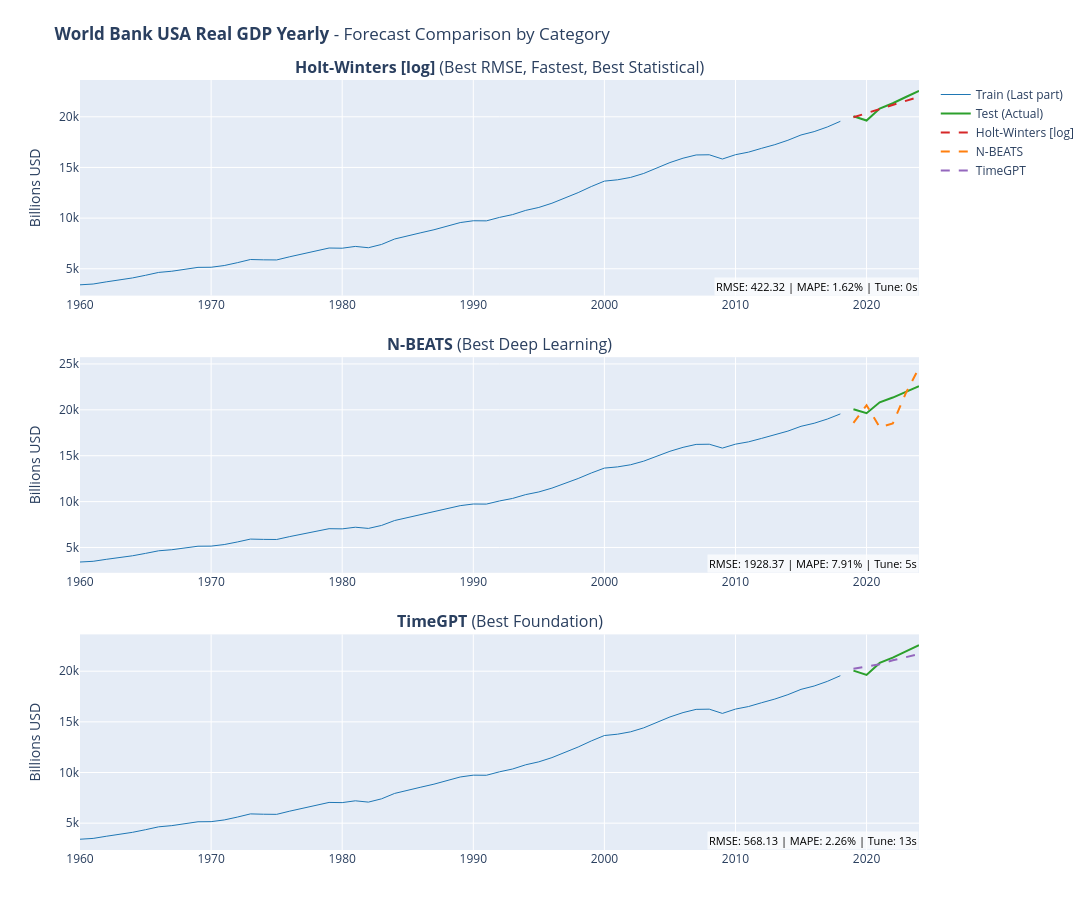

This figure's notebook cell:
### Code cell
# 13. Visualize Final Predictions with Best and Fastest Models

fig = plot_forecast_comparison(
    train,
    test,
    final_predictions,
    DATASET_NAME,
    target_column=DATASET_CONFIG.get("target_column"),
    value_unit=DATASET_CONFIG.get("value_unit"),
)
if fig:
    fig.show()
else:
    print("No predictions to visualize.")

### Figure 1 — Plotly figure (JSON) as saved in the notebook; plotly's stock layout.template omitted (floating-point values rounded to 4 significant figures)
{"data": [{"hovertemplate": "<b>Train</b><br>Date: %{x}<br>Value: %{y:.2f}<extra></extra>", "line": {"color": "#1f77b4", "width": 1}, "mode": "lines", "name": "Train (Last part)", "showlegend": true, "type": "scatter", "x": ["1960-01-01T00:00:00", "1961-01-01T00:00:00", "1962-01-01T00:00:00", "1963-01-01T00:00:00", "1964-01-01T00:00:00", "1965-01-01T00:00:00", "1966-01-01T00:00:00", "1967-01-01T00:00:00", "1968-01-01T00:00:00", "1969-01-01T00:00:00", "1970-01-01T00:00:00", "1971-01-01T00:00:00", "1972-01-01T00:00:00", "1973-01-01T00:00:00", "1974-01-01T00:00:00", "1975-01-01T00:00:00", "1976-01-01T00:00:00", "1977-01-01T00:00:00", "1978-01-01T00:00:00", "1979-01-01T00:00:00", "1980-01-01T00:00:00", "1981-01-01T00:00:00", "1982-01-01T00:00:00", "1983-01-01T00:00:00", "1984-01-01T00:00:00", "1985-01-01T00:00:00", "1986-01-01T00:00:00", "1987-01-01T00:00:00", "1988-01-01T00:00:00", "1989-01-01T00:00:00", "1990-01-01T00:00:00", "1991-01-01T00:00:00", "1992-01-01T00:00:00", "1993-01-01T00:00:00", "1994-01-01T00:00:00", "1995-01-01T00:00:00", "1996-01-01T00:00:00", "1997-01-01T00:00:00", "1998-01-01T00:00:00", "1999-01-01T00:00:00", "2000-01-01T00:00:00", "2001-01-01T00:00:00", "2002-01-01T00:00:00", "2003-01-01T00:00:00", "2004-01-01T00:00:00", "2005-01-01T00:00:00", "2006-01-01T00:00:00", "2007-01-01T00:00:00", "2008-01-01T00:00:00", "2009-01-01T00:00:00", "2010-01-01T00:00:00", "2011-01-01T00:00:00", "2012-01-01T00:00:00", "2013-01-01T00:00:00", "2014-01-01T00:00:00", "2015-01-01T00:00:00", "2016-01-01T00:00:00", "2017-01-01T00:00:00", "2018-01-01T00:00:00"], "xaxis": "x", "y": [3415.0, 3493.0, 3706.0, 3869.0, 4094.0, 4356.0, 4639.0, 4755.0, 4983.0, 5137.0, 5149.0, 5318.0, 5598.0, 5914.0, 5882.0, 5870.0, 6186.0, 6472.0, 6830.0, 7046.0, 7028.0, 7207.0, 7077.0, 7401.0, 7937.0, 8267.0, 8554.0, 8849.0, 9219.0, 9557.0, 9738.0, 9727.0, 10070.0, 10350.0, 10760.0, 11050.0, 11470.0, 11980.0, 12520.0, 13120.0, 13650.0, 13780.0, 14020.0, 14410.0, 14960.0, 15480.0, 15910.0, 16230.0, 16250.0, 15830.0, 16260.0, 16510.0, 16890.0, 17250.0, 17690.0, 18210.0, 18540.0, 18990.0, 19560.0], "yaxis": "y"}, {"hovertemplate": "<b>Actual</b><br>Date: %{x}<br>Value: %{y:.2f}<extra></extra>", "line": {"color": "#2ca02c", "width": 2}, "mode": "lines", "name": "Test (Actual)", "showlegend": true, "type": "scatter", "x": ["2019-01-01T00:00:00", "2020-01-01T00:00:00", "2021-01-01T00:00:00", "2022-01-01T00:00:00", "2023-01-01T00:00:00", "2024-01-01T00:00:00"], "xaxis": "x", "y": [20060.0, 19630.0, 20820.0, 21340.0, 21960.0, 22570.0], "yaxis": "y"}, {"hovertemplate": "<b>Holt-Winters [log]</b><br>Roles: Best RMSE, Fastest, Best Statistical<br>Date: %{x}<br>Pred: %{y:.2f}<extra></extra>", "line": {"color": "#d62728", "dash": "dash", "width": 2}, "mode": "lines", "name": "Holt-Winters [log]", "showlegend": true, "type": "scatter", "x": ["2019-01-01T00:00:00", "2020-01-01T00:00:00", "2021-01-01T00:00:00", "2022-01-01T00:00:00", "2023-01-01T00:00:00", "2024-01-01T00:00:00"], "xaxis": "x", "y": [19950.0, 20350.0, 20760.0, 21160.0, 21570.0, 21980.0], "yaxis": "y"}, {"hovertemplate": "<b>Train</b><br>Date: %{x}<br>Value: %{y:.2f}<extra></extra>", "line": {"color": "#1f77b4", "width": 1}, "mode": "lines", "name": "Train (Last part)", "showlegend": false, "type": "scatter", "x": ["1960-01-01T00:00:00", "1961-01-01T00:00:00", "1962-01-01T00:00:00", "1963-01-01T00:00:00", "1964-01-01T00:00:00", "1965-01-01T00:00:00", "1966-01-01T00:00:00", "1967-01-01T00:00:00", "1968-01-01T00:00:00", "1969-01-01T00:00:00", "1970-01-01T00:00:00", "1971-01-01T00:00:00", "1972-01-01T00:00:00", "1973-01-01T00:00:00", "1974-01-01T00:00:00", "1975-01-01T00:00:00", "1976-01-01T00:00:00", "1977-01-01T00:00:00", "1978-01-01T00:00:00", "1979-01-01T00:00:00", "1980-01-01T00:00:00", "1981-01-01T00:00:00", "1982-01-01T00:00:00", "1983-01-01T00:00:00", "1984-01-01T00:00:00", "1985-01-01T00:00:00", "1986-01-01T00:00:00", "1987-01-01T00:00:00", "1988-01-01T00:00:00", "1989-01-01T00:00:00", "1990-01-01T00:00:00", "1991-01-01T00:00:00", "1992-01-01T00:00:00", "1993-01-01T00:00:00", "1994-01-01T00:00:00", "1995-01-01T00:00:00", "1996-01-01T00:00:00", "1997-01-01T00:00:00", "1998-01-01T00:00:00", "1999-01-01T00:00:00", "2000-01-01T00:00:00", "2001-01-01T00:00:00", "2002-01-01T00:00:00", "2003-01-01T00:00:00", "2004-01-01T00:00:00", "2005-01-01T00:00:00", "2006-01-01T00:00:00", "2007-01-01T00:00:00", "2008-01-01T00:00:00", "2009-01-01T00:00:00", "2010-01-01T00:00:00", "2011-01-01T00:00:00", "2012-01-01T00:00:00", "2013-01-01T00:00:00", "2014-01-01T00:00:00", "2015-01-01T00:00:00", "2016-01-01T00:00:00", "2017-01-01T00:00:00", "2018-01-01T00:00:00"], "xaxis": "x2", "y": [3415.0, 3493.0, 3706.0, 3869.0, 4094.0, 4356.0, 4639.0, 4755.0, 4983.0, 5137.0, 5149.0, 5318.0, 5598.0, 5914.0, 5882.0, 5870.0, 6186.0, 6472.0, 6830.0, 7046.0, 7028.0, 7207.0, 7077.0, 7401.0, 7937.0, 8267.0, 8554.0, 8849.0, 9219.0, 9557.0, 9738.0, 9727.0, 10070.0, 10350.0, 10760.0, 11050.0, 11470.0, 11980.0, 12520.0, 13120.0, 13650.0, 13780.0, 14020.0, 14410.0, 14960.0, 15480.0, 15910.0, 16230.0, 16250.0, 15830.0, 16260.0, 16510.0, 16890.0, 17250.0, 17690.0, 18210.0, 18540.0, 18990.0, 19560.0], "yaxis": "y2"}, {"hovertemplate": "<b>Actual</b><br>Date: %{x}<br>Value: %{y:.2f}<extra></extra>", "line": {"color": "#2ca02c", "width": 2}, "mode": "lines", "name": "Test (Actual)", "showlegend": false, "type": "scatter", "x": ["2019-01-01T00:00:00", "2020-01-01T00:00:00", "2021-01-01T00:00:00", "2022-01-01T00:00:00", "2023-01-01T00:00:00", "2024-01-01T00:00:00"], "xaxis": "x2", "y": [20060.0, 19630.0, 20820.0, 21340.0, 21960.0, 22570.0], "yaxis": "y2"}, {"hovertemplate": "<b>N-BEATS</b><br>Roles: Best Deep Learning<br>Date: %{x}<br>Pred: %{y:.2f}<extra></extra>", "line": {"color": "#ff7f0e", "dash": "dash", "width": 2}, "mode": "lines", "name": "N-BEATS", "showlegend": true, "type": "scatter", "x": ["2019-01-01T00:00:00", "2020-01-01T00:00:00", "2021-01-01T00:00:00", "2022-01-01T00:00:00", "2023-01-01T00:00:00", "2024-01-01T00:00:00"], "xaxis": "x2", "y": [18590.0, 20510.0, 18100.0, 18510.0, 21840.0, 24560.0], "yaxis": "y2"}, {"hovertemplate": "<b>Train</b><br>Date: %{x}<br>Value: %{y:.2f}<extra></extra>", "line": {"color": "#1f77b4", "width": 1}, "mode": "lines", "name": "Train (Last part)", "showlegend": false, "type": "scatter", "x": ["1960-01-01T00:00:00", "1961-01-01T00:00:00", "1962-01-01T00:00:00", "1963-01-01T00:00:00", "1964-01-01T00:00:00", "1965-01-01T00:00:00", "1966-01-01T00:00:00", "1967-01-01T00:00:00", "1968-01-01T00:00:00", "1969-01-01T00:00:00", "1970-01-01T00:00:00", "1971-01-01T00:00:00", "1972-01-01T00:00:00", "1973-01-01T00:00:00", "1974-01-01T00:00:00", "1975-01-01T00:00:00", "1976-01-01T00:00:00", "1977-01-01T00:00:00", "1978-01-01T00:00:00", "1979-01-01T00:00:00", "1980-01-01T00:00:00", "1981-01-01T00:00:00", "1982-01-01T00:00:00", "1983-01-01T00:00:00", "1984-01-01T00:00:00", "1985-01-01T00:00:00", "1986-01-01T00:00:00", "1987-01-01T00:00:00", "1988-01-01T00:00:00", "1989-01-01T00:00:00", "1990-01-01T00:00:00", "1991-01-01T00:00:00", "1992-01-01T00:00:00", "1993-01-01T00:00:00", "1994-01-01T00:00:00", "1995-01-01T00:00:00", "1996-01-01T00:00:00", "1997-01-01T00:00:00", "1998-01-01T00:00:00", "1999-01-01T00:00:00", "2000-01-01T00:00:00", "2001-01-01T00:00:00", "2002-01-01T00:00:00", "2003-01-01T00:00:00", "2004-01-01T00:00:00", "2005-01-01T00:00:00", "2006-01-01T00:00:00", "2007-01-01T00:00:00", "2008-01-01T00:00:00", "2009-01-01T00:00:00", "2010-01-01T00:00:00", "2011-01-01T00:00:00", "2012-01-01T00:00:00", "2013-01-01T00:00:00", "2014-01-01T00:00:00", "2015-01-01T00:00:00", "2016-01-01T00:00:00", "2017-01-01T00:00:00", "2018-01-01T00:00:00"], "xaxis": "x3", "y": [3415.0, 3493.0, 3706.0, 3869.0, 4094.0, 4356.0, 4639.0, 4755.0, 4983.0, 5137.0, 5149.0, 5318.0, 5598.0, 5914.0, 5882.0, 5870.0, 6186.0, 6472.0, 6830.0, 7046.0, 7028.0, 7207.0, 7077.0, 7401.0, 7937.0, 8267.0, 8554.0, 8849.0, 9219.0, 9557.0, 9738.0, 9727.0, 10070.0, 10350.0, 10760.0, 11050.0, 11470.0, 11980.0, 12520.0, 13120.0, 13650.0, 13780.0, 14020.0, 14410.0, 14960.0, 15480.0, 15910.0, 16230.0, 16250.0, 15830.0, 16260.0, 16510.0, 16890.0, 17250.0, 17690.0, 18210.0, 18540.0, 18990.0, 19560.0], "yaxis": "y3"}, {"hovertemplate": "<b>Actual</b><br>Date: %{x}<br>Value: %{y:.2f}<extra></extra>", "line": {"color": "#2ca02c", "width": 2}, "mode": "lines", "name": "Test (Actual)", "showlegend": false, "type": "scatter", "x": ["2019-01-01T00:00:00", "2020-01-01T00:00:00", "2021-01-01T00:00:00", "2022-01-01T00:00:00", "2023-01-01T00:00:00", "2024-01-01T00:00:00"], "xaxis": "x3", "y": [20060.0, 19630.0, 20820.0, 21340.0, 21960.0, 22570.0], "yaxis": "y3"}, {"hovertemplate": "<b>TimeGPT</b><br>Roles: Best Foundation<br>Date: %{x}<br>Pred: %{y:.2f}<extra></extra>", "line": {"color": "#9467bd", "dash": "dash", "width": 2}, "mode": "lines", "name": "TimeGPT", "showlegend": true, "type": "scatter", "x": ["2019-01-01T00:00:00", "2020-01-01T00:00:00", "2021-01-01T00:00:00", "2022-01-01T00:00:00", "2023-01-01T00:00:00", "2024-01-01T00:00:00"], "xaxis": "x3", "y": [20240.0, 20470.0, 20690.0, 21080.0, 21370.0, 21690.0], "yaxis": "y3"}], "layout": {"annotations": [{"font": {"size": 16}, "showarrow": false, "text": "<b>Holt-Winters [log]</b> (Best RMSE, Fastest, Best Statistical)", "x": 0.5, "xanchor": "center", "xref": "paper", "y": 1, "yanchor": "bottom", "yref": "paper"}, {"font": {"size": 16}, "showarrow": false, "text": "<b>N-BEATS</b> (Best Deep Learning)", "x": 0.5, "xanchor": "center", "xref": "paper", "y": 0.64, "yanchor": "bottom", "yref": "paper"}, {"font": {"size": 16}, "showarrow": false, "text": "<b>TimeGPT</b> (Best Foundation)", "x": 0.5, "xanchor": "center", "xref": "paper", "y": 0.28, "yanchor": "bottom", "yref": "paper"}, {"bgcolor": "rgba(255,255,255,0.7)", "font": {"color": "black", "size": 11}, "showarrow": false, "text": "RMSE: 422.32 | MAPE: 1.62% | Tune: 0s", "x": 1, "xanchor": "right", "xref": "x domain", "y": 0, "yanchor": "bottom", "yref": "y domain"}, {"bgcolor": "rgba(255,255,255,0.7)", "font": {"color": "black", "size": 11}, "showarrow": false, "text": "RMSE: 1928.37 | MAPE: 7.91% | Tune: 5s", "x": 1, "xanchor": "right", "xref": "x2 domain", "y": 0, "yanchor": "bottom", "yref": "y2 domain"}, {"bgcolor": "rgba(255,255,255,0.7)", "font": {"color": "black", "size": 11}, "showarrow": false, "text": "RMSE: 568.13 | MAPE: 2.26% | Tune: 13s", "x": 1, "xanchor": "right", "xref": "x3 domain", "y": 0, "yanchor": "bottom", "yref": "y3 domain"}], "height": 900, "margin": {"b": 50, "t": 80}, "showlegend": true, "title": {"text": "<b>World Bank USA Real GDP Yearly</b> - Forecast Comparison by Category"}, "width": 1700, "xaxis": {"anchor": "y", "domain": [0, 1]}, "xaxis2": {"anchor": "y2", "domain": [0, 1]}, "xaxis3": {"anchor": "y3", "domain": [0, 1]}, "yaxis": {"anchor": "x", "domain": [0.72, 1], "title": {"text": "Billions USD"}}, "yaxis2": {"anchor": "x2", "domain": [0.36, 0.64], "title": {"text": "Billions USD"}}, "yaxis3": {"anchor": "x3", "domain": [0, 0.28], "title": {"text": "Billions USD"}}}}
